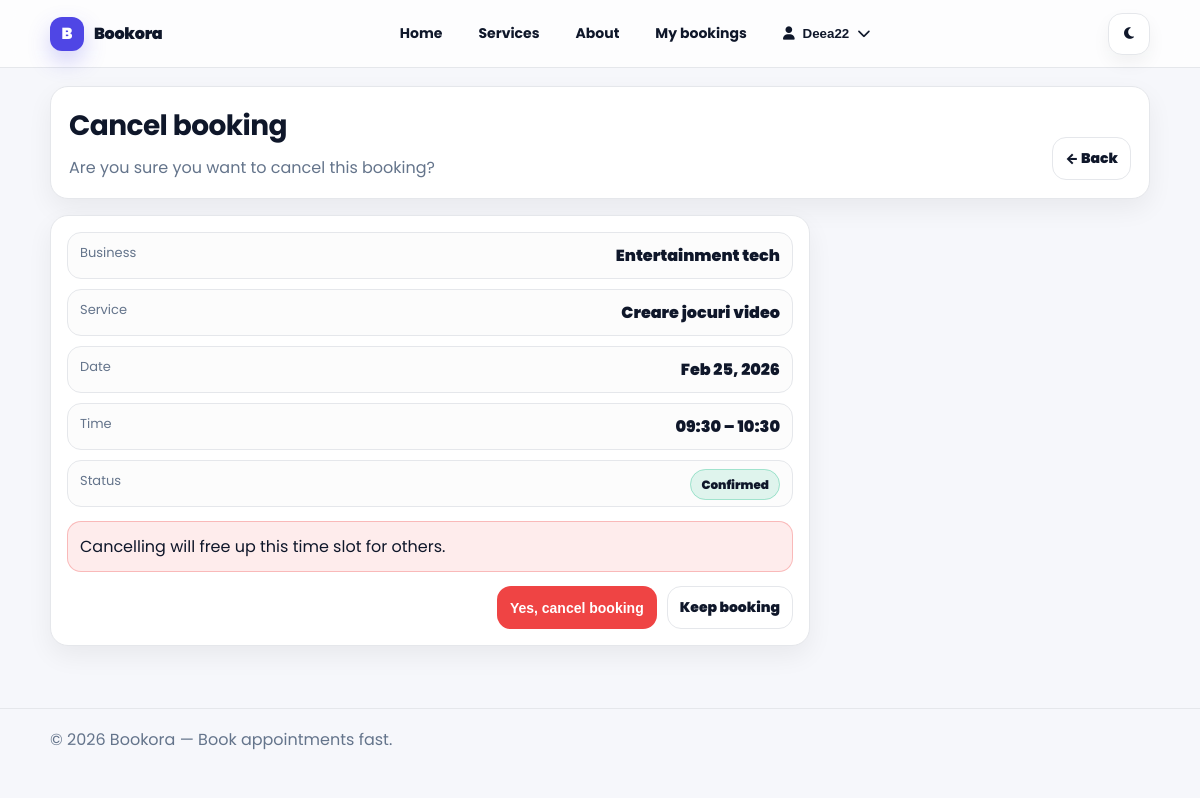
The page /my-bookings/1/cancel/ (signed in) on the database its author committed.
### users/models.py (models this page shows, shortened)
class CustomUser(AbstractUser):
    class UserType(models.TextChoices):
        CLIENT = "CLIENT", "Client"
        PROVIDER = "PROVIDER", "Provider"
    user_type = models.CharField(
        max_length=20,
        choices=UserType.choices,
        default=UserType.CLIENT,
    )
    phone = models.CharField(max_length=30, blank=True, default="")
    class Meta:
        verbose_name = "User"
        verbose_name_plural = "Users"
        ordering = ["username"]

### booking/models.py (models this page shows, shortened)
class Booking(models.Model):
    class Status(models.TextChoices):
        CONFIRMED = "CONFIRMED", "Confirmed"
        CANCELLED = "CANCELLED", "Cancelled"
    workspace = models.ForeignKey(
        Workspace,
        on_delete=models.CASCADE,
        related_name="bookings",
    )
    service = models.ForeignKey(
        Service,
        on_delete=models.PROTECT,
        related_name="bookings",
    )
    customer = models.ForeignKey(
        settings.AUTH_USER_MODEL,
        on_delete=models.PROTECT,
        related_name="bookings",
    )
    start_at = models.DateTimeField()
    end_at = models.DateTimeField()
    status = models.CharField(max_length=12, choices=Status.choices, default=Status.CONFIRMED)
    notes = models.TextField(blank=True, default="")
    created_at = models.DateTimeField(auto_now_add=True)
    class Meta:
        ordering = ["start_at"]
        indexes = [
            models.Index(fields=["workspace", "start_at"]),
            models.Index(fields=["workspace", "end_at"]),
        ]
        constraints = [
            models.CheckConstraint(
                condition=Q(end_at__gt=F("start_at")),
                name="booking_end_after_start",
            ),
        ]

class Workspace(models.Model):
    owner = models.ForeignKey(
        settings.AUTH_USER_MODEL,
        on_delete=models.CASCADE,
        related_name="owned_workspaces",
    )
    name = models.CharField(max_length=160)
    slug = models.SlugField(max_length=160, unique=True)
    city = models.CharField(max_length=120, blank=True, default="")
    address = models.CharField(max_length=255, blank=True, default="")
    created_at = models.DateTimeField(auto_now_add=True)
    class Meta:
        ordering = ["name"]

class Service(models.Model):
    workspace = models.ForeignKey(
        Workspace,
        on_delete=models.CASCADE,
        related_name="services",
    )
    name = models.CharField(max_length=160)
    description = models.TextField(blank=True, default="")
    duration_min = models.PositiveIntegerField(default=30)
    price = models.DecimalField(
        max_digits=10,
        decimal_places=2,
        null=True,
        blank=True,
        validators=[MinValueValidator(0)],
    )
    is_active = models.BooleanField(default=True)
    created_at = models.DateTimeField(auto_now_add=True)
    class Meta:
        ordering = ["workspace", "name"]

### booking/views.py (the view)
# urls.py: path("my-bookings/<int:booking_id>/cancel/", views.cancel_booking, name="cancel_booking"),
@login_required(login_url="users:login")
def cancel_booking(request, booking_id: int):
    if not is_client(request.user):
        messages.error(request, "Only clients can cancel bookings.")
        return redirect("pages:home")
    booking = get_object_or_404(Booking, id=booking_id, customer=request.user)
    if request.method == "POST":
        booking.status = Booking.Status.CANCELLED
        booking.save(update_fields=["status"])
        messages.success(request, "Booking cancelled.")
        return redirect("booking:my_bookings")
    return render(request, "booking/cancel_confirm.html", {"booking": booking})

### booking/views.py (called while the page is built)
def is_client(user) -> bool:
    return getattr(user, "user_type", "CLIENT") == "CLIENT"

### templates/booking/cancel_confirm.html (shortened to what this page needs)
{% extends "base.html" %}
{% load static %}
{% block extra_css %}
<link rel="stylesheet" href="{% static 'css/cancel_confirm.css' %}">
{% endblock %}
{% block content %}
<section class="cancel-page">
  <header class="cancel-hero">
    <div>
      <h1 class="cancel-title">Cancel booking</h1>
      <p class="cancel-subtitle">Are you sure you want to cancel this booking?</p>
    </div>
    <a class="btn btn-ghost" href="{% url 'booking:my_bookings' %}">← Back</a>
  </header>
  <div class="card">
    <div class="summary">
      <div class="summary-row">
        <div class="label">Business</div>
        <div class="value">{{ booking.workspace.name }}</div>
      </div>
      <div class="summary-row">
        <div class="label">Service</div>
        <div class="value">{{ booking.service.name }}</div>
      </div>
      <div class="summary-row">
        <div class="label">Date</div>
        <div class="value">{{ booking.start_at|date:"M d, Y" }}</div>
      </div>
      <div class="summary-row">
        <div class="label">Time</div>
        <div class="value">{{ booking.start_at|date:"H:i" }} – {{ booking.end_at|date:"H:i" }}</div>
      </div>
      <div class="summary-row">
        <div class="label">Status</div>
        <div class="value">
          <span class="status {% if booking.status == 'CANCELLED' %}is-cancelled{% else %}is-confirmed{% endif %}">
            {{ booking.get_status_display }}
          </span>
        </div>
      </div>
    </div>
    {% if booking.status == "CANCELLED" %}
      <div class="info">
        This booking is already cancelled.
      </div>
      <div class="actions">
        <a class="btn btn-primary" href="{% url 'booking:my_bookings' %}">Back to My bookings</a>
      </div>
    {% else %}
      <div class="warn">
        Cancelling will free up this time slot for others.
      </div>
      <form method="post" class="actions">
        <button type="submit" class="btn btn-danger">Yes, cancel booking</button>
        <a class="btn btn-ghost" href="{% url 'booking:my_bookings' %}">Keep booking</a>
      </form>
    {% endif %}
  </div>
</section>
{% endblock %}

### templates/base.html (shortened to what this page needs)
<!DOCTYPE html>
{% load static %}
<html lang="en" data-theme="light">
<head>
  <link rel="stylesheet" href="https://cdnjs.cloudflare.com/ajax/libs/font-awesome/6.5.0/css/all.min.css">
  <link rel="stylesheet" href="{% static 'css/base.css' %}">
  {% block extra_css %}{% endblock %}
</head>
<body>
  <header class="site-header">
    <div class="container header-inner">
      <a href="{% url 'pages:home' %}" class="brand-link" aria-label="Bookora home">
        <span class="brand-badge">B</span>
        <strong class="brand-name">Bookora</strong>
      </a>
      <nav id="navbar" class="navbar" aria-label="Primary">
        <ul class="nav-links" id="navLinks">
          <li><a href="{% url 'pages:home' %}" class="nav-link">Home</a></li>
          <li><a href="{% url 'booking:services_list' %}" class="nav-link">Services</a></li>
          <li><a href="{% url 'pages:about' %}" class="nav-link">About</a></li>
          {% if user.is_authenticated %}
            {% if user.user_type == "CLIENT" %}
              <li><a href="{% url 'booking:my_bookings' %}" class="nav-link">My bookings</a></li>
            {% endif %}
            <li class="dropdown" id="userDropdown">
              <button class="dropdown-btn" type="button" aria-haspopup="true" aria-expanded="false">
                <i class="fa fa-user"></i>
                <span class="hide-sm">{{ user.username }}</span>
                <i class="fa fa-chevron-down chevron"></i>
              </button>
            </li>
          {% else %}
            <li><a href="{% url 'users:login' %}" class="nav-link">Login</a></li>
            <li><a href="{% url 'users:register' %}" class="nav-link nav-primary">Register</a></li>
          {% endif %}
        </ul>
      </nav>
      <button id="themeToggle" class="icon-btn" aria-label="Toggle theme" title="Toggle theme">
        <i class="fas fa-moon"></i>
      </button>
    </div>
  </header>
  <main class="page container">
    {% block content %}{% endblock %}
  </main>
  <footer class="site-footer">
    <div class="footer-inner container">
      <p>&copy; {% now "Y" %} Bookora — Book appointments fast.</p>
    </div>
  </footer>
</body>
</html>

### static/css/base.css (style rules this page uses)
:root { --bg: #f6f7fb; --card: #ffffff; --text: #0f172a; --muted: #64748b; --border: #e5e7eb; --primary: #4f46e5; --primary-2: #4338ca; --shadow: 0 10px 26px rgba(0,0,0,0.06); }
* { box-sizing:border-box; }
body { margin:0; font-family: "Poppins", system-ui, -apple-system, Segoe UI, Roboto, Arial, sans-serif; background: var(--bg); color: var(--text); }
.container { width: min(1100px, calc(100% - 32px)); margin: 0 auto; }
.page { padding: 18px 0 36px; min-height: calc(100vh - 160px); }
.site-header { position: sticky; top: 0; z-index: 50; background: rgba(255,255,255,0.75); backdrop-filter: blur(10px); border-bottom: 1px solid var(--border); }
.header-inner { display:flex; align-items:center; justify-content:space-between; gap: 14px; padding: 12px 0; }
.brand-link { display:flex; align-items:center; gap: 10px; text-decoration:none; color: var(--text); }
.brand-badge { width: 34px; height: 34px; border-radius: 12px; background: var(--primary); color: #fff; display:flex; align-items:center; justify-content:center; font-weight: 900; box-shadow: 0 10px 22px rgba(79,70,229,0.25); }
.brand-name { font-weight: 900; letter-spacing: -0.02em; }
.nav-links { list-style:none; padding:0; margin:0; display:flex; align-items:center; gap: 10px; }
.nav-link { display:inline-flex; align-items:center; gap: 8px; padding: 10px 12px; border-radius: 14px; text-decoration:none; color: var(--text); border: 1px solid transparent; font-weight: 700; font-size: 14px; }
.dropdown { position: relative; }
.dropdown-btn { display:inline-flex; align-items:center; gap: 8px; padding: 10px 12px; border-radius: 14px; border: 1px solid transparent; background: transparent; color: var(--text); cursor: pointer; font-weight: 800; }
.icon-btn { width: 42px; height: 42px; border-radius: 14px; border: 1px solid var(--border); background: var(--card); color: var(--text); display:inline-flex; align-items:center; justify-content:center; cursor:pointer; box-shadow: 0 8px 18px rgba(0,0,0,0.05); }
.hide-sm { display:inline; }
.site-footer { border-top: 1px solid var(--border); padding: 18px 0; color: var(--muted); }
.footer-inner p { margin:0; }
.btn { display:inline-flex; align-items:center; justify-content:center; gap: 8px; padding: 10px 12px; border-radius: 14px; border: 1px solid var(--border); text-decoration:none; cursor:pointer; font-weight: 900; font-size: 14px; color: var(--text); background: transparent; }
.btn-danger { background: #ef4444; color:#fff; border-color: transparent; }

### static/css/cancel_confirm.css (style rules this page uses)
.cancel-page { display:grid; gap:16px; }
.cancel-hero { background: var(--card); border: 1px solid var(--border); border-radius: 18px; padding: 18px; box-shadow: var(--shadow); display:flex; align-items:flex-end; justify-content:space-between; gap:14px; flex-wrap:wrap; }
.cancel-title { margin:0; font-size:28px; letter-spacing:-0.02em; }
.cancel-subtitle { margin:8px 0 0; color: var(--muted); }
.card { background: var(--card); border: 1px solid var(--border); border-radius: 18px; padding: 16px; box-shadow: var(--shadow); display:grid; gap: 14px; max-width: 760px; }
.summary { display:grid; gap: 10px; }
.summary-row { display:flex; justify-content:space-between; gap: 12px; padding: 10px 12px; border: 1px solid var(--border); border-radius: 14px; background: rgba(2, 6, 23, 0.01); }
.label { color: var(--muted); font-size: 13px; }
.value { font-weight: 900; text-align:right; }
.status { font-size: 12px; font-weight: 900; padding: 6px 10px; border-radius: 999px; border: 1px solid var(--border); }
.status.is-confirmed { border-color: rgba(16, 185, 129, 0.30); background: rgba(16, 185, 129, 0.12); }
.warn { padding: 12px; border-radius: 14px; border: 1px solid rgba(239, 68, 68, 0.30); background: rgba(239, 68, 68, 0.10); }
.actions { display:flex; gap: 10px; justify-content:flex-end; flex-wrap:wrap; }
.btn { display:inline-flex; align-items:center; justify-content:center; padding:10px 12px; border-radius:14px; border:1px solid var(--border); text-decoration:none; cursor:pointer; font-weight:900; font-size:14px; }
.btn-ghost { background: transparent; color: var(--text); }
.btn-danger { background: rgba(239, 68, 68, 1); color: #fff; border-color: transparent; }

### rows shown on the page
CustomUser: username "Deea22"
Booking: workspace.name "Entertainment tech", service.name "Creare jocuri video", start_at "Feb 25, 2026", start_at "09:30", end_at "10:30", status "Confirmed"
